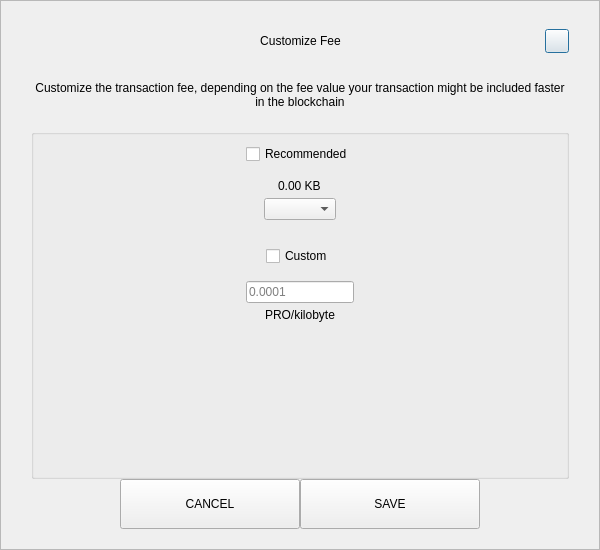
<?xml version="1.0" encoding="UTF-8"?>
<ui version="4.0">
 <class>SendCustomFeeDialog</class>
 <widget class="QDialog" name="SendCustomFeeDialog">
  <property name="geometry">
   <rect>
    <x>0</x>
    <y>0</y>
    <width>600</width>
    <height>550</height>
   </rect>
  </property>
  <property name="windowTitle">
   <string>Form</string>
  </property>
  <layout class="QVBoxLayout" name="verticalLayout_3">
   <property name="spacing">
    <number>0</number>
   </property>
   <property name="leftMargin">
    <number>0</number>
   </property>
   <property name="topMargin">
    <number>0</number>
   </property>
   <property name="rightMargin">
    <number>0</number>
   </property>
   <property name="bottomMargin">
    <number>0</number>
   </property>
   <item>
    <widget class="QFrame" name="frame">
     <property name="styleSheet">
      <string notr="true"/>
     </property>
     <property name="frameShape">
      <enum>QFrame::StyledPanel</enum>
     </property>
     <property name="frameShadow">
      <enum>QFrame::Raised</enum>
     </property>
     <layout class="QVBoxLayout" name="verticalLayout_2">
      <property name="spacing">
       <number>0</number>
      </property>
      <property name="leftMargin">
       <number>30</number>
      </property>
      <property name="topMargin">
       <number>20</number>
      </property>
      <property name="rightMargin">
       <number>30</number>
      </property>
      <property name="bottomMargin">
       <number>20</number>
      </property>
      <item>
       <layout class="QHBoxLayout" name="horizontalLayout_3">
        <property name="spacing">
         <number>0</number>
        </property>
        <item>
         <spacer name="horizontalSpacer_21">
          <property name="orientation">
           <enum>Qt::Horizontal</enum>
          </property>
          <property name="sizeHint" stdset="0">
           <size>
            <width>40</width>
            <height>20</height>
           </size>
          </property>
         </spacer>
        </item>
        <item>
         <widget class="QLabel" name="labelTitle">
          <property name="minimumSize">
           <size>
            <width>0</width>
            <height>40</height>
           </size>
          </property>
          <property name="maximumSize">
           <size>
            <width>16777215</width>
            <height>40</height>
           </size>
          </property>
          <property name="styleSheet">
           <string notr="true">padding-left:24px;</string>
          </property>
          <property name="text">
           <string>Customize Fee</string>
          </property>
          <property name="alignment">
           <set>Qt::AlignCenter</set>
          </property>
          <property name="margin">
           <number>7</number>
          </property>
         </widget>
        </item>
        <item>
         <spacer name="horizontalSpacer">
          <property name="orientation">
           <enum>Qt::Horizontal</enum>
          </property>
          <property name="sizeHint" stdset="0">
           <size>
            <width>40</width>
            <height>20</height>
           </size>
          </property>
         </spacer>
        </item>
        <item>
         <widget class="QPushButton" name="btnEsc">
          <property name="minimumSize">
           <size>
            <width>24</width>
            <height>24</height>
           </size>
          </property>
          <property name="maximumSize">
           <size>
            <width>24</width>
            <height>24</height>
           </size>
          </property>
          <property name="text">
           <string/>
          </property>
         </widget>
        </item>
       </layout>
      </item>
      <item>
       <spacer name="verticalSpacer_2">
        <property name="orientation">
         <enum>Qt::Vertical</enum>
        </property>
        <property name="sizeType">
         <enum>QSizePolicy::Fixed</enum>
        </property>
        <property name="sizeHint" stdset="0">
         <size>
          <width>20</width>
          <height>20</height>
         </size>
        </property>
       </spacer>
      </item>
      <item>
       <widget class="QLabel" name="labelMessage">
        <property name="text">
         <string>Customize the transaction fee, depending on the fee value your transaction might be included faster in the blockchain</string>
        </property>
        <property name="alignment">
         <set>Qt::AlignCenter</set>
        </property>
        <property name="wordWrap">
         <bool>true</bool>
        </property>
       </widget>
      </item>
      <item>
       <spacer name="verticalSpacer_3">
        <property name="orientation">
         <enum>Qt::Vertical</enum>
        </property>
        <property name="sizeType">
         <enum>QSizePolicy::Fixed</enum>
        </property>
        <property name="sizeHint" stdset="0">
         <size>
          <width>20</width>
          <height>20</height>
         </size>
        </property>
       </spacer>
      </item>
      <item>
       <widget class="QGroupBox" name="groupBox">
        <property name="title">
         <string/>
        </property>
        <layout class="QVBoxLayout" name="verticalLayout">
         <property name="leftMargin">
          <number>12</number>
         </property>
         <property name="rightMargin">
          <number>12</number>
         </property>
         <item>
          <layout class="QVBoxLayout" name="verticalLayout_4">
           <property name="spacing">
            <number>5</number>
           </property>
           <item alignment="Qt::AlignHCenter">
            <widget class="QCheckBox" name="checkBoxRecommended">
             <property name="text">
              <string>Recommended</string>
             </property>
            </widget>
           </item>
           <item>
            <spacer name="verticalSpacer_5">
             <property name="orientation">
              <enum>Qt::Vertical</enum>
             </property>
             <property name="sizeType">
              <enum>QSizePolicy::Fixed</enum>
             </property>
             <property name="sizeHint" stdset="0">
              <size>
               <width>20</width>
               <height>10</height>
              </size>
             </property>
            </spacer>
           </item>
           <item alignment="Qt::AlignHCenter">
            <widget class="QLabel" name="labelFee">
             <property name="text">
              <string>0.00 KB</string>
             </property>
            </widget>
           </item>
           <item alignment="Qt::AlignHCenter">
            <widget class="QComboBox" name="comboBoxRecommended"/>
           </item>
          </layout>
         </item>
         <item>
          <spacer name="verticalSpacer">
           <property name="orientation">
            <enum>Qt::Vertical</enum>
           </property>
           <property name="sizeType">
            <enum>QSizePolicy::Fixed</enum>
           </property>
           <property name="sizeHint" stdset="0">
            <size>
             <width>20</width>
             <height>20</height>
            </size>
           </property>
          </spacer>
         </item>
         <item>
          <layout class="QVBoxLayout" name="verticalLayout_5">
           <property name="spacing">
            <number>5</number>
           </property>
           <item alignment="Qt::AlignHCenter">
            <widget class="QCheckBox" name="checkBoxCustom">
             <property name="text">
              <string>Custom</string>
             </property>
            </widget>
           </item>
           <item>
            <spacer name="verticalSpacer_6">
             <property name="orientation">
              <enum>Qt::Vertical</enum>
             </property>
             <property name="sizeType">
              <enum>QSizePolicy::Fixed</enum>
             </property>
             <property name="sizeHint" stdset="0">
              <size>
               <width>20</width>
               <height>10</height>
              </size>
             </property>
            </spacer>
           </item>
           <item alignment="Qt::AlignHCenter">
            <widget class="QLineEdit" name="lineEditCustomFee">
             <property name="placeholderText">
              <string notr="true">0.0001</string>
             </property>
            </widget>
           </item>
           <item alignment="Qt::AlignHCenter">
            <widget class="QLabel" name="labelCustomFee">
             <property name="text">
              <string>PRO/kilobyte</string>
             </property>
            </widget>
           </item>
          </layout>
         </item>
         <item>
          <spacer name="verticalSpacer_4">
           <property name="orientation">
            <enum>Qt::Vertical</enum>
           </property>
           <property name="sizeHint" stdset="0">
            <size>
             <width>20</width>
             <height>40</height>
            </size>
           </property>
          </spacer>
         </item>
        </layout>
       </widget>
      </item>
      <item>
       <layout class="QHBoxLayout" name="horizontalLayout" stretch="1,2,2,1">
        <item>
         <spacer name="horizontalSpacer1">
          <property name="orientation">
           <enum>Qt::Horizontal</enum>
          </property>
          <property name="sizeHint" stdset="0">
           <size>
            <width>40</width>
            <height>20</height>
           </size>
          </property>
         </spacer>
        </item>
        <item>
         <widget class="QPushButton" name="btnCancel">
          <property name="minimumSize">
           <size>
            <width>180</width>
            <height>50</height>
           </size>
          </property>
          <property name="focusPolicy">
           <enum>Qt::NoFocus</enum>
          </property>
          <property name="text">
           <string>CANCEL</string>
          </property>
         </widget>
        </item>
        <item>
         <widget class="QPushButton" name="btnSave">
          <property name="minimumSize">
           <size>
            <width>180</width>
            <height>50</height>
           </size>
          </property>
          <property name="focusPolicy">
           <enum>Qt::NoFocus</enum>
          </property>
          <property name="text">
           <string>SAVE</string>
          </property>
         </widget>
        </item>
        <item>
         <spacer name="horizontalSpacer_2">
          <property name="orientation">
           <enum>Qt::Horizontal</enum>
          </property>
          <property name="sizeHint" stdset="0">
           <size>
            <width>40</width>
            <height>20</height>
           </size>
          </property>
         </spacer>
        </item>
       </layout>
      </item>
     </layout>
    </widget>
   </item>
  </layout>
 </widget>
 <resources/>
 <connections/>
</ui>
